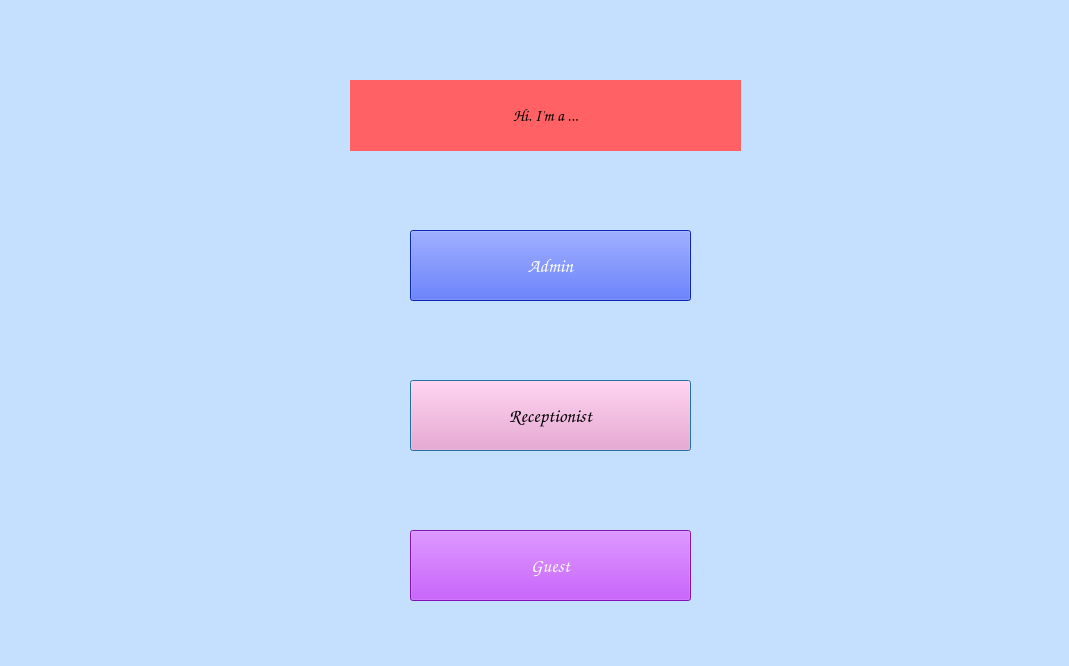
<?xml version="1.0" encoding="UTF-8"?>
<ui version="4.0">
 <class>starter_window</class>
 <widget class="QDialog" name="starter_window">
  <property name="geometry">
   <rect>
    <x>0</x>
    <y>0</y>
    <width>1069</width>
    <height>666</height>
   </rect>
  </property>
  <property name="cursor">
   <cursorShape>ClosedHandCursor</cursorShape>
  </property>
  <property name="windowTitle">
   <string>Starter</string>
  </property>
  <property name="styleSheet">
   <string notr="true">background-color: rgb(197, 223, 255);</string>
  </property>
  <widget class="QLabel" name="starter_Header_L">
   <property name="geometry">
    <rect>
     <x>350</x>
     <y>80</y>
     <width>391</width>
     <height>71</height>
    </rect>
   </property>
   <property name="font">
    <font>
     <family>Comic Sans MS</family>
     <pointsize>12</pointsize>
     <weight>75</weight>
     <bold>true</bold>
    </font>
   </property>
   <property name="cursor">
    <cursorShape>PointingHandCursor</cursorShape>
   </property>
   <property name="styleSheet">
    <string notr="true">background-color: rgb(255, 97, 100);</string>
   </property>
   <property name="text">
    <string>Hi. I'm a ...</string>
   </property>
   <property name="alignment">
    <set>Qt::AlignCenter</set>
   </property>
   <property name="margin">
    <number>1</number>
   </property>
  </widget>
  <widget class="QPushButton" name="starter_Recep_PB">
   <property name="geometry">
    <rect>
     <x>410</x>
     <y>380</y>
     <width>281</width>
     <height>71</height>
    </rect>
   </property>
   <property name="font">
    <font>
     <family>Comic Sans MS</family>
     <pointsize>14</pointsize>
     <weight>75</weight>
     <bold>true</bold>
    </font>
   </property>
   <property name="cursor">
    <cursorShape>PointingHandCursor</cursorShape>
   </property>
   <property name="styleSheet">
    <string notr="true">background-color: rgb(255, 148, 200);</string>
   </property>
   <property name="text">
    <string>Receptionist</string>
   </property>
  </widget>
  <widget class="QPushButton" name="starter_Guest_PB">
   <property name="geometry">
    <rect>
     <x>410</x>
     <y>530</y>
     <width>281</width>
     <height>71</height>
    </rect>
   </property>
   <property name="font">
    <font>
     <family>Comic Sans MS</family>
     <pointsize>14</pointsize>
     <weight>75</weight>
     <bold>true</bold>
    </font>
   </property>
   <property name="cursor">
    <cursorShape>PointingHandCursor</cursorShape>
   </property>
   <property name="styleSheet">
    <string notr="true">background-color: rgb(179, 25, 255);
color: rgb(255, 255, 255);</string>
   </property>
   <property name="text">
    <string>Guest</string>
   </property>
  </widget>
  <widget class="QPushButton" name="starter_Admin_PB">
   <property name="geometry">
    <rect>
     <x>410</x>
     <y>230</y>
     <width>281</width>
     <height>71</height>
    </rect>
   </property>
   <property name="font">
    <font>
     <family>Comic Sans MS</family>
     <pointsize>14</pointsize>
     <weight>75</weight>
     <bold>true</bold>
    </font>
   </property>
   <property name="cursor">
    <cursorShape>PointingHandCursor</cursorShape>
   </property>
   <property name="styleSheet">
    <string notr="true">background-color: rgb(16, 52, 255);
color: rgb(255, 255, 255);</string>
   </property>
   <property name="text">
    <string>Admin</string>
   </property>
  </widget>
 </widget>
 <resources/>
 <connections/>
</ui>
